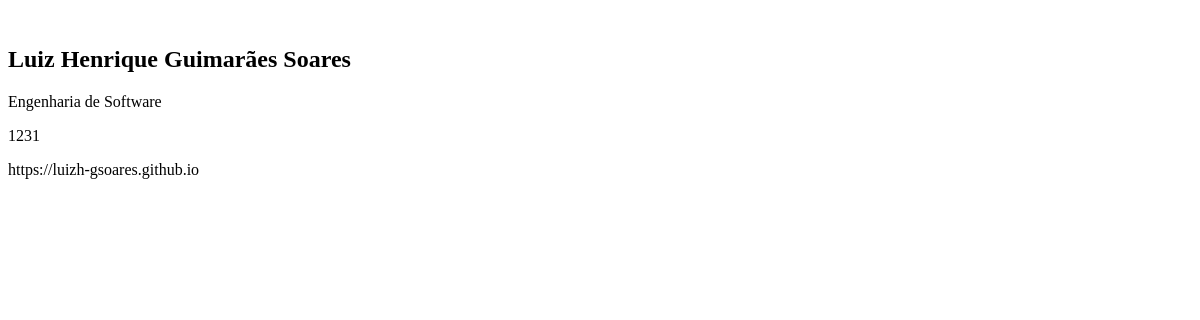
Before: /curriculo (signed in) with the older database file.
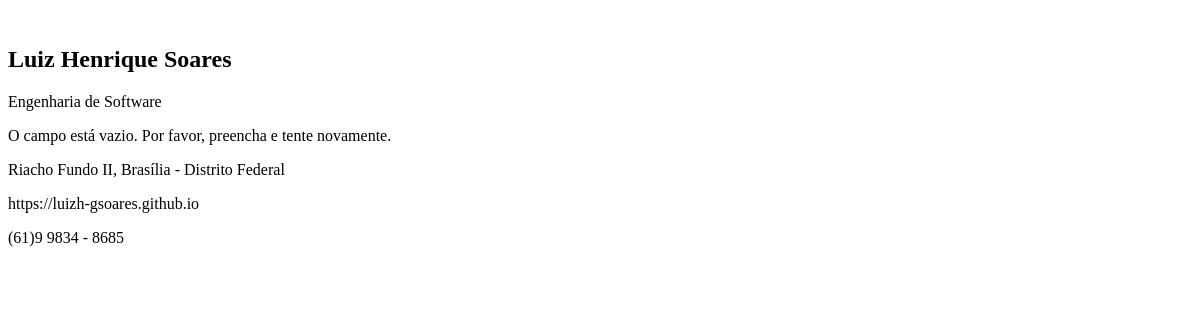
After: the same page with the newer database file.
### models.py (models this page shows, shortened)
class BaseModel(db.Model):
    __abstract__ = True
    id = db.Column(db.Integer, primary_key=True)
    usuario_id = db.Column(db.Integer, db.ForeignKey('usuario.id'))

class DadosPessoais(BaseModel, db.Model):
    nome = db.Column(db.String(100))
    email = db.Column(db.String(100))
    titulo = db.Column(db.String(100))
    objetivo = db.Column(db.String(500))
    endereco = db.Column(db.String(200))
    site = db.Column(db.String(100))
    telefone = db.Column(db.String(20))

### app.py (the view)
@app.route('/curriculo', methods=['GET', 'POST'])
def curriculo():
    if 'customizations' not in session:
        session['customizations'] = [
            ('color', '#000000'),
            ('font', 'Times New Roman, sans-serif'),
            ('size', '16px')
        ]
    usuario = usuario_service.get_usuario_by_email(session['usuario'])
    dadospessoais = dadospessoais_service.get_dadospessoais_by_user_id(usuario.id)
    formacao = formacao_service.get_formacao_by_user_id(usuario.id)
    experiencia = experiencia_service.get_experiencia_by_user_id(usuario.id)
    habilidade = habilidade_service.get_habilidade_by_user_id(usuario.id)
    curriculo = Curriculo(dadospessoais, formacao, experiencia, habilidade)
    for customization in session['customizations']:
        if customization[0] == 'color':
            curriculo = ColorDecorator(curriculo, customization[1])
        elif customization[0] == 'font':
            curriculo = FontDecorator(curriculo, customization[1])
        elif customization[0] == 'size':
            curriculo = SizeDecorator(curriculo, customization[1])
    return curriculo.render()

### models.py (called while the page is built)
    def render(self):
        return render_template('curriculo.html',
                               dadospessoais=self.dadospessoais,
                               formacao=self.formacao,
                               experiencia=self.experiencia,
                               habilidade=self.habilidade)

    def render(self):
        return self.curriculo.render()

    def render(self):
        rendered = super().render()
        return f"<div style='color: {self.color};'>{rendered}</div>"

    def render(self):
        rendered = super().render()
        return f"<div style='font-family: {self.font};'>{rendered}</div>"

    def render(self):
        rendered = super().render()
        return f"<div style='font-size: {self.size};'>{rendered}</div>"

    def get_all_by_user_id(self, entity_class, user_id):
        return self.session.query(entity_class).filter(entity_class.usuario_id == user_id).all()

    def get_by_email(self, entity_class, email):
        return self.session.query(entity_class).filter(entity_class.email == email).first()

    def get_usuario_by_email(self, email):
        return self.usuario_repository.get_by_email(Usuario, email)

    def get_dadospessoais_by_user_id(self, user_id):
        result = self.dadospessoais_repository.get_all_by_user_id(DadosPessoais, user_id)
        if result:
            return result[0]
        return None

    def get_experiencia_by_user_id(self, user_id):
        return self.experiencia_repository.get_all_by_user_id(Experiencia, user_id)

    def get_formacao_by_user_id(self, user_id):
        return self.formacao_repository.get_all_by_user_id(Formacao, user_id)

    def get_habilidade_by_user_id(self, user_id):
        return self.habilidade_repository.get_all_by_user_id(Habilidade, user_id)

### templates/curriculo.html (shortened to what this page needs)
﻿<!DOCTYPE html>
<html lang="en">
<head>
</head>
<body>
{% if dadospessoais %}
    <h2>{{ dadospessoais.nome }}</h2>
    <p>{{ dadospessoais.titulo }}</p>
    <p>{{ dadospessoais.objetivo }}</p>
    <p>{{ dadospessoais.endereco }}</p>
    <p>{{ dadospessoais.site }}</p>
    <p>{{ dadospessoais.telefone }}</p>
{% endif %}
</body>
</html>

Changed rows visible on the page:
no longer on this page (row edited): DadosPessoais: nome "Luiz Henrique Guimarães Soares", titulo "Engenharia de Software", endereco "1231", site "https://luizh-gsoares.github.io"
added DadosPessoais: nome "Luiz Henrique Soares", titulo "Engenharia de Software", objetivo "O campo está vazio. Por favor, preencha e tente novamente.", endereco "Riacho Fundo II, Brasília - Distrito Federal", site "https://luizh-gsoares.github.io", telefone "(61)9 9834 - 8685"
